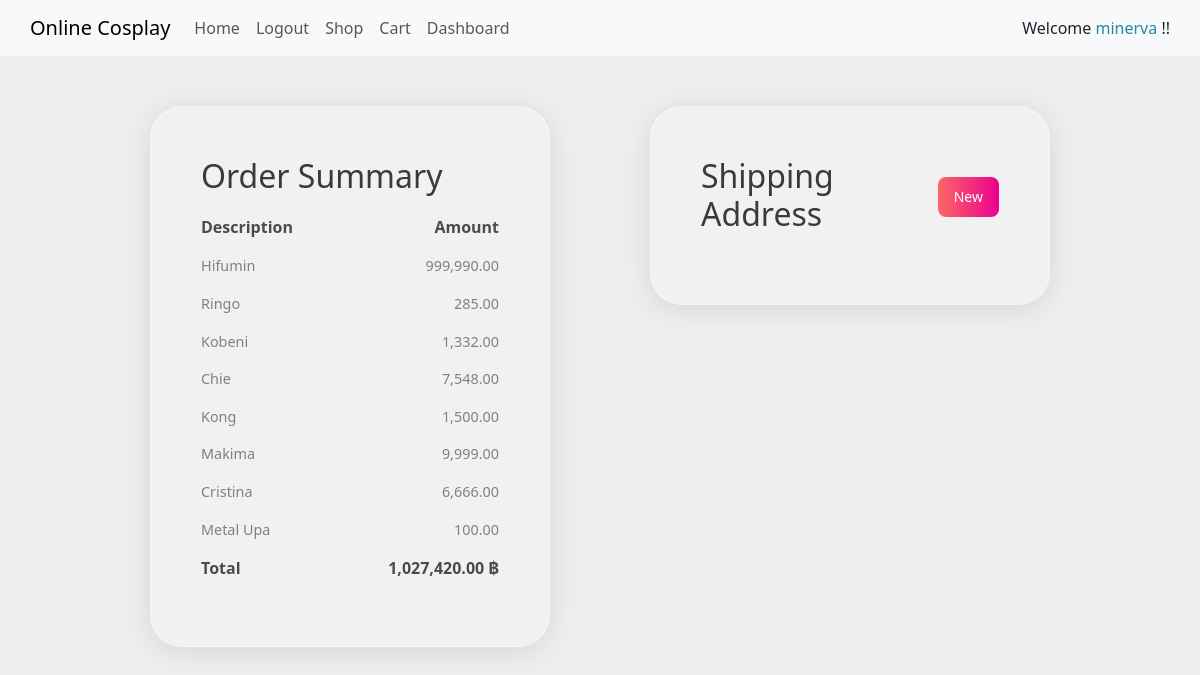
The app's page /payment/ (signed in) with its own data.
### Shop/models.py (models this page shows, shortened)
class Item(models.Model):
    user = models.ForeignKey(settings.AUTH_USER_MODEL, on_delete=models.CASCADE)
    name = models.CharField(max_length=255)
    price = models.IntegerField()
    description = models.TextField()
    date = models.DateField(default=timezone.now)
    image = models.ImageField()

### Shop/views.py (the view)
# urls.py: path('payment/', views.payment, name='payment'),
@login_required
def payment(request):
    if not ShippingInformation.objects.filter(user=request.user):
        shipping_info = ShippingInformation(user=request.user)
        shipping_info.save()
    try:
        user_orders = Cart.objects.get(user=request.user).items.all()
        conclusion = []
        for order in user_orders:
            conclusion.append({'name':order.item.name, 'price':f'{order.total_price:,.2f}'})
        total = f'{sum([order.total_price for order in user_orders]):,.2f}'
        user_addresses = ShippingInformation.objects.get(user=request.user).address.all()
        selected_address = user_addresses.filter(selected=True)
        return render(request, 'Shop/payment.html', {'conclusion':conclusion, 'total':total, 'addresses':user_addresses, 'selected_address':selected_address})
    except:
        return redirect('/cart')

### Shop/models.py (called while the page is built)
    @property
    def total_price(self):
        return self.item.price * self.quantity

### Shop/templates/Shop/payment.html (shortened to what this page needs)
{% extends "Online_Cosplay/header.html" %}
{% block content %}
<div class="flex-container">
<div class="conclusion-box">
  <div class="inner-box">
    <div>
    <div class="flex-conclusion">
      <h2 style="color:rgb(58, 58, 58); margin-bottom: 20px;">Order Summary</h2>
    </div>
    <div class="flex-conclusion">
      <p style="font-weight: bold; color:rgb(75, 75, 75);">Description</p>
      <p style="font-weight: bold; color:rgb(75, 75, 75);">Amount</p>
    </div>
    {% for order in conclusion %}
    <div class="flex-conclusion">
      <p style="color: grey; font-size: 0.9em;">{{ order.name }}</p>
      <p style="color: grey; font-size: 0.9em;">{{ order.price }}</p>
    </div>
    {% endfor %}
    <div class="flex-conclusion">
      <p style="font-weight: bold; color:rgb(75, 75, 75);">Total</p>
      <p style="font-weight: bold; color:rgb(75, 75, 75);">{{ total }} ฿</p>
    </div>
    </div>
  </div>
</div>
<div class="conclusion-box">
  <div class="inner-box">
    <div>
    <div class="flex-conclusion">
      <h2 style="color:rgb(58, 58, 58); margin-bottom: 20px;">Shipping Address</h2>
      <form action="/add_address">
        <button class="button-1" type="submit">New</button>
      </form>
    </div>
    </div>
  </div>
</div>
</div>
{% endblock %}

### templates/Online_Cosplay/header.html (shortened to what this page needs)
<!DOCTYPE html>
<html lang="en">
<head>
    <link href="https://cdn.jsdelivr.net/npm/bootstrap@5.3.0-alpha1/dist/css/bootstrap.min.css" rel="stylesheet">
</head>
<body>
    <nav class="navbar navbar-expand-lg navbar-light bg-light">
        <a class="navbar-brand"style="margin-left:30px" href="#">Online Cosplay</a>
        <div class="collapse navbar-collapse">
            <ul class="navbar-nav">
                <li class="nav-item">
                    <a class="nav-link nav1" href="/">Home</a>
                </li>
                {% if user.is_authenticated %}
                <li class="nav-item">
                    <a class="nav-link nav4" href="/logout">Logout</a>
                </li>
                {% endif %}
                <li class="nav-item">
                    <a class="nav-link nav5" href="/shop">Shop</a>
                </li>
                <li class="nav-item">
                    <a class="nav-link nav6" href="/cart">Cart</a>
                </li>
                <li class="nav-item">
                    <a class="nav-link nav7" href="/dashboard">Dashboard</a>
                </li>
            </ul>
        </div>
        {% if user.is_authenticated %}
        <span style="margin-right:30px;">Welcome <span style="color: rgb(31, 139, 158);">{{ user.username }}</span> !!</span>
        {% endif %}
    </nav>
    {% block content %}
    {% endblock %}
</body>
</html>

### Shop/templates/Shop/payment.html (style rules this page uses)
body { background-color: #eee; }
.conclusion-box { display: flex; flex-direction: column; width: 400px; height: fit-content; margin: 50px; padding: 50px; border-radius: 2rem; background: rgba(255, 255, 255, 0.2); box-shadow: 0 4px 30px rgba(0, 0, 0, 0.1); backdrop-filter: blur(5px); -webkit-backdrop-filter: blur(5px); border: 1px solid rgba(255, 255, 255, 0.3); }
.inner-box { display: flex; flex-direction: column; justify-content: space-between; min-height: 100%; }
.flex-container { display: flex; flex-direction: row; justify-content: center; flex-wrap: nowrap; }
.flex-conclusion { display: flex; flex-direction: row; justify-content: center; flex-wrap: nowrap; justify-content: space-between; }
.button-1 { background: #ec008c; background: -webkit-linear-gradient(to right, #fc6767, #ec008c); background: linear-gradient(to right, #fc6767, #ec008c); border-radius: 8px; border-style: none; box-sizing: border-box; color: #FFFFFF; cursor: pointer; display: inline-block; font-size: 14px; font-weight: 500; height: 40px; line-height: 20px; list-style: none; margin-top: 20px; outline: none; padding: 10px 16px; position: relative; text-align: center; text-decoration: none; transition: color 100ms; vertical-align: baseline; user-select: none; -webkit-user-select: none; touch-action: manipulation; }

### records on screen
Item: name "Hifumin"
Item: name "Ringo"
Item: name "Kobeni"
Item: name "Chie"
Item: name "Kong"
Item: name "Makima"
Item: name "Cristina"
Item: name "Metal Upa"

### other values on screen
{{ user.username }} "minerva"
{{ order.price }} "999,990.00" "285.00" "1,332.00" "7,548.00" "1,500.00" "9,999.00" "6,666.00" "100.00"
{{ total }} "1,027,420.00"
